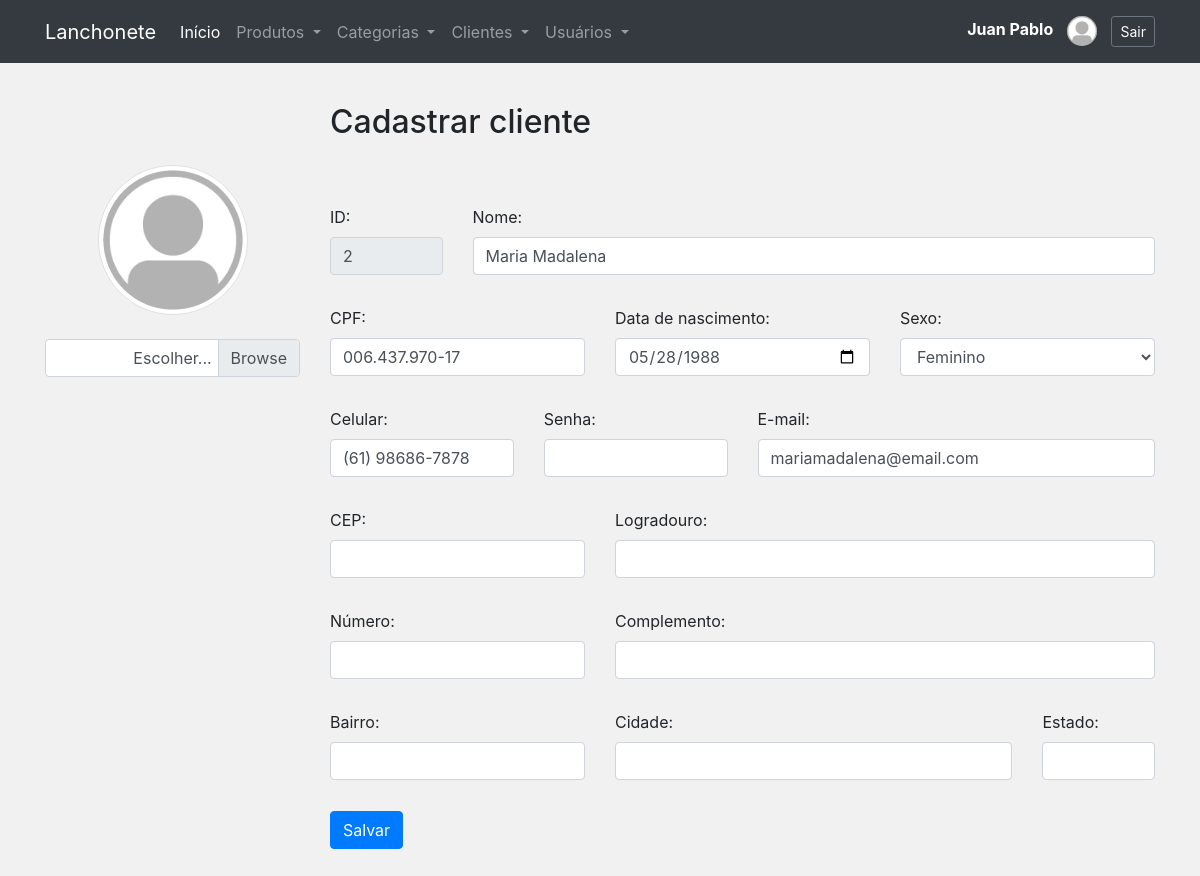
/form_cliente.php?id=2 (signed in), run on the app's committed database.
### tables this page shows
CREATE TABLE `clientes` (
  `id` int NOT NULL AUTO_INCREMENT,
  `nome` varchar(100) NOT NULL,
  `cpf` varchar(14) DEFAULT NULL,
  `dt_nascimento` date DEFAULT NULL,
  `sexo` enum('Masculino','Feminino','Não informado') DEFAULT 'Não informado',
  `email` varchar(150) NOT NULL,
  `senha` char(32) DEFAULT NULL,
  `celular` varchar(20) DEFAULT NULL,
  `cep` varchar(14) DEFAULT NULL,
  `logradouro` varchar(255) DEFAULT NULL,
  `numero` varchar(20) DEFAULT NULL,
  `complemento` varchar(255) DEFAULT NULL,
  `bairro` varchar(255) DEFAULT NULL,
  `cidade` varchar(150) DEFAULT NULL,
  `estado` char(2) DEFAULT NULL,
  `imagem` varchar(255) DEFAULT NULL,
  PRIMARY KEY (`id`)
);

### classes/Conexao.php (called while the page is built, shortened)
<?php
class Conexao
{
	private $host;
	private $user;
	private $password;
	public function __construct() {
		$this->host = 'mysql:host=localhost;dbname=lanchonete_api';
		$this->user = 'root';
		$this->password = 'root';
	}
    public function conectar() {
    	try {
			$conn = new PDO(
							$this->host,
							$this->user,
							$this->password
						);
			return $conn;
		} catch (PDOException $e) {
			echo 'Erro na conexao. Erro reportado: ' . $e->getMessage();
			exit;
		}
    }
}

### classes/ClienteDAO.php (called while the page is built, shortened)
<?php
require_once 'Model.php';
class ClienteDAO extends Model
{
    public function __construct()
    {
        $this->class = 'Cliente';
        $this->tabela = 'clientes';
    }
}

### classes/Model.php (called while the page is built, shortened)
<?php
require 'Conexao.php';
class Model
{
	protected $tabela;
	protected $class;
	protected $db;
	public function __construct()
	{
		$conexao = new Conexao();
		$this->db = $conexao->conectar();
	}
    public function get($id)
    {
    	$sql = "SELECT * FROM {$this->tabela} WHERE id = {$id}";
    	$stmt = $this->db->prepare($sql);
    	$stmt->setFetchMode(PDO::FETCH_CLASS, $this->class);
    	$stmt->execute();
    	return $stmt->fetch();
    }
}

### classes/Cliente.php (called while the page is built, shortened)
<?php
class Cliente
{
	private $id;
	private $nome;
	private $cpf;
	private $dt_nascimento;
	private $sexo;
	private $email;
	private $celular;
	private $cep;
	private $logradouro;
	private $numero;
	private $complemento;
	private $bairro;
	private $cidade;
	private $estado;
	private $imagem;
    public function getId()
    {
        return $this->id;
    }
    public function getNome()
    {
        return $this->nome;
    }
    public function getCpf()
    {
        return $this->cpf;
    }
    public function getDtNascimento()
    {
        if($this->dt_nascimento != '') {
            $data = explode('-', $this->dt_nascimento);
            $nova_data = $data[2] .'/'.$data[1] . '/' . $data[0];
            return $nova_data;
        }
        return '';
    }
    public function getDtNascimentoBD()
    {
        return $this->dt_nascimento;
    }
    public function getSexo()
    {
        return $this->sexo;
    }
    public function getEmail()
    {
        return $this->email;
    }
    public function getCelular()
    {
        return $this->celular;
    }
    public function getCep()
    {
        return $this->cep;
    }
    public function getLogradouro()
    {
        return $this->logradouro;
    }
    public function getComplemento()
    {
        return $this->complemento;
    }
    public function getBairro()
    {
        return $this->bairro;
    }
    public function getCidade()
    {
        return $this->cidade;
    }
    public function getEstado()
    {
        return $this->estado;
    }
    public function getImagem()
    {
        return $this->imagem;
    }
    public function getNumero()
    {
        return $this->numero;
    }
}

### form_cliente.php (the view, shortened to what this page needs)
<?php include './layout/header.php'; ?>
<?php include './layout/menu.php'; ?>
<?php
	require 'classes/Cliente.php';
	require 'classes/ClienteDAO.php';
	$cliente = new Cliente();
	if(isset($_GET['id']) && $_GET['id'] != '') {
		$id = $_GET['id'];
		$clienteDAO = new ClienteDAO();
		$cliente = $clienteDAO->get($id);
	}
?>
<div class="row" style="margin-top:40px">
	<div class="col-6 offset-3">
		<h2>Cadastrar cliente</h2>
	</div>
</div>
<form action="controle_cliente.php?acao=<?= ( $cliente->getId() != '' ? 'editar' : 'cadastrar' )?>" method="post" enctype="multipart/form-data">
	<div class="row">
		<div class="col-3 text-center">
			<img src="/assets/img/clientes/<?= ($cliente->getImagem() != '' && file_exists('assets/img/clientes/'.$cliente->getImagem()) ? $cliente->getImagem() : 'usuario.png') ?>" alt="" width="150" class="rounded-circle img-thumbnail" id="fotopreview">
			<br>
			<br>
			<div class="custom-file">
			  <label class="custom-file-label" for="imagem">Escolher...</label>
			</div>
		</div>
		<div class="col-9">
			<p>&nbsp;</p>
			<div class="row">
				<div class="form-group col-2">
					<label for="id">ID:</label>
					<input type="text" class="form-control" name="id" id="id" value="<?=($cliente->getId() != '' ? $cliente->getId() : '')?>" readonly>
				</div>
				<div class="form-group col-10">
					<label for="nome">Nome:</label>
					<input type="text" class="form-control" name="nome" id="nome" required value="<?= ($cliente->getNome() != '' ? $cliente->getNome() : '') ?>">
				</div>
			</div>
			<div class="row">
				<div class="form-group col-4">
					<label for="cpf">CPF:</label>
					<input type="text" name="cpf" id="cpf" value="<?= ($cliente->getCpf() != '' ? $cliente->getCpf() : '' ) ?>" class="form-control cpf">
				</div>
				<div class="form-group col-4">
					<label for="dt_nascimento">Data de nascimento:</label>
					<input type="date" name="dt_nascimento" id="dt_nascimento" value="<?= ($cliente->getDtNascimento() != '' ? $cliente->getDtNascimentoBD() : '' ) ?>" class="form-control">
				</div>
				<div class="form-group col-4">
					<label for="sexo">Sexo:</label>
					<select name="sexo" id="sexo" class="form-control">
						<option value="Feminino" <?= ($cliente->getSexo() == 'Feminino' ? 'selected="selected"' : '') ?> >Feminino</option>
					</select>
				</div>
			</div>
			<div class="row">
				<div class="form-group col-3">
					<label for="celular">Celular:</label>
					<input type="text" name="celular" id="celular" value="<?= ($cliente->getCelular() != '' ? $cliente->getCelular() : '') ?>" class="form-control telefone">
				</div>
				<div class="form-group col-3">
					<label for="senha">Senha:</label>
					<input type="password" name="senha" id="senha" class="form-control" >
				</div>
				<div class="form-group col-6">
					<label for="email">E-mail:</label>
					<input type="email" name="email" id="email" class="form-control" required value="<?= ($cliente->getEmail() != '' ? $cliente->getEmail() : ''); ?>">
				</div>
			</div>
			<div class="row">
				<div class="form-group col-4">
					<label for="cep">CEP: <span class="msg-error-form" id="msg-cep">(CEP não encontrado)</span></label>
					<input type="text" name="cep" id="cep" value="<?= ($cliente->getCep() != '' ? $cliente->getCep() : ''); ?>" class="form-control cep">
				</div>
				<div class="form-group col-8">
					<label for="logradouro">Logradouro:</label>
					<input type="text" name="logradouro" id="logradouro" value="<?= ($cliente->getLogradouro() != '' ? $cliente->getLogradouro() : ''); ?>" class="form-control">
				</div>
			</div>
			<div class="row">
				<div class="form-group col-4">
					<label for="numero">Número:</label>
					<input type="text" name="numero" id="numero" value="<?= ($cliente->getNumero() != '' ? $cliente->getNumero() : ''); ?>" class="form-control">
				</div>
				<div class="form-group col-8">
					<label for="complemento">Complemento:</label>
					<input type="text" name="complemento" id="complemento" value="<?= ($cliente->getComplemento() != '' ? $cliente->getComplemento() : ''); ?>" class="form-control">
				</div>
			</div>
			<div class="row">
				<div class="form-group col-4">
					<label for="bairro">Bairro:</label>
					<input type="text" name="bairro" id="bairro" value="<?= ($cliente->getBairro() != '' ? $cliente->getBairro() : ''); ?>" class="form-control">
				</div>
				<div class="form-group col-6">
					<label for="cidade">Cidade:</label>
					<input type="text" name="cidade" id="cidade" value="<?= ($cliente->getCidade() != '' ? $cliente->getCidade() : ''); ?>" class="form-control">
				</div>
				<div class="form-group col-2">
					<label for="estado">Estado:</label>
					<input type="text" name="estado" id="estado" value="<?= ($cliente->getEstado() != '' ? $cliente->getEstado() : ''); ?>" class="form-control">
				</div>
			</div>
				<div class="form-group">
					<button type="submit" class="btn btn-primary">Salvar</button>
				</div>
		</div>
	</div>
</form>
<?php include './layout/footer.php'; ?>

### assets/css/estilo.css (style rules this page uses)
body { background: #f1f1f1; }
.row { margin-bottom: 15px; }

### data on the page
clientes: id "2", nome "Maria Madalena", cpf "006.437.970-17", dt_nascimento "05/28/1988", sexo "Feminino", celular "(61) 98686-7878", email "mariamadalena@email.com"

### other printed values
$_SESSION['nome'] "Juan Pablo"
